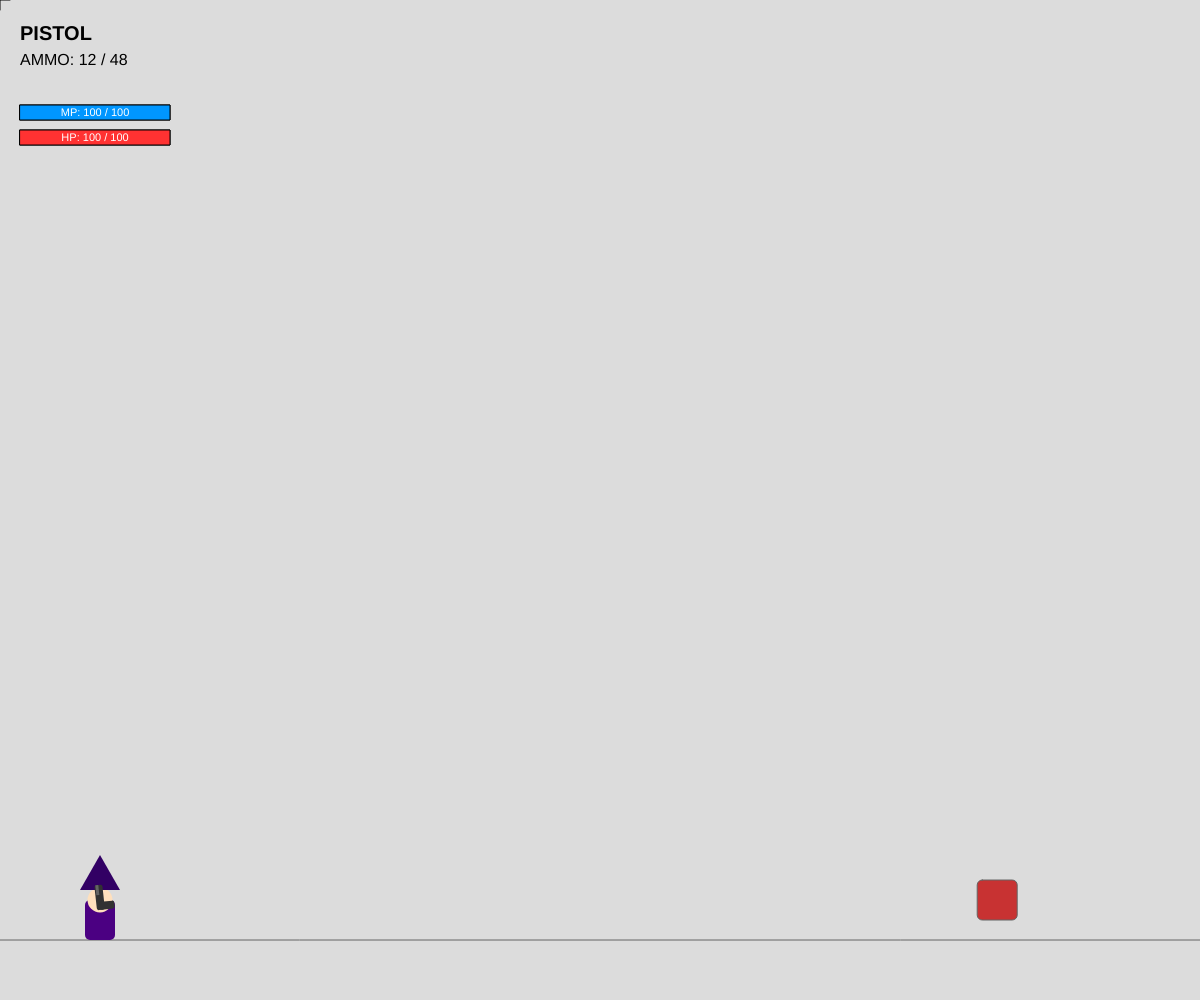
Frame 1 (no input)
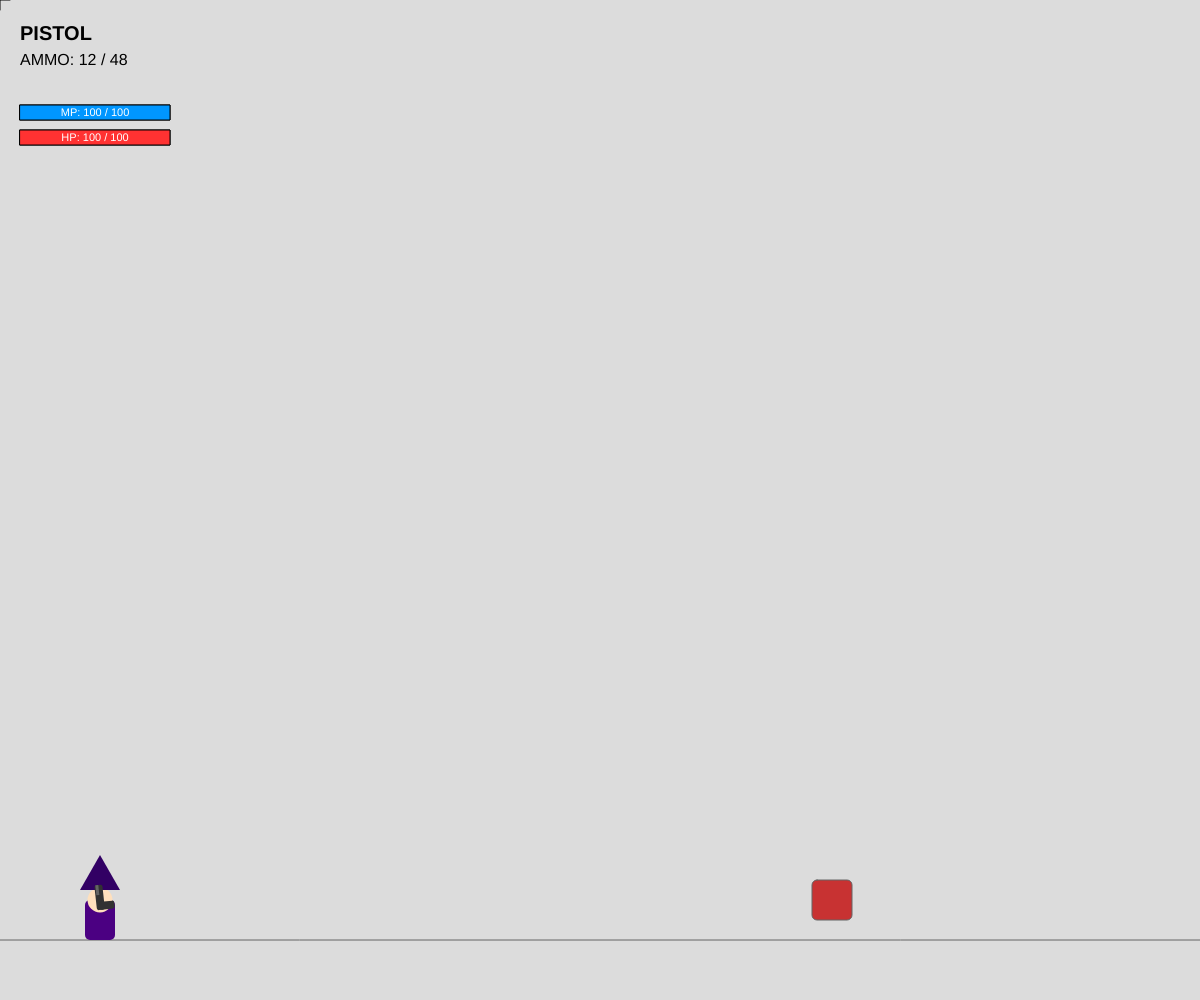
Frame 60 (no input)
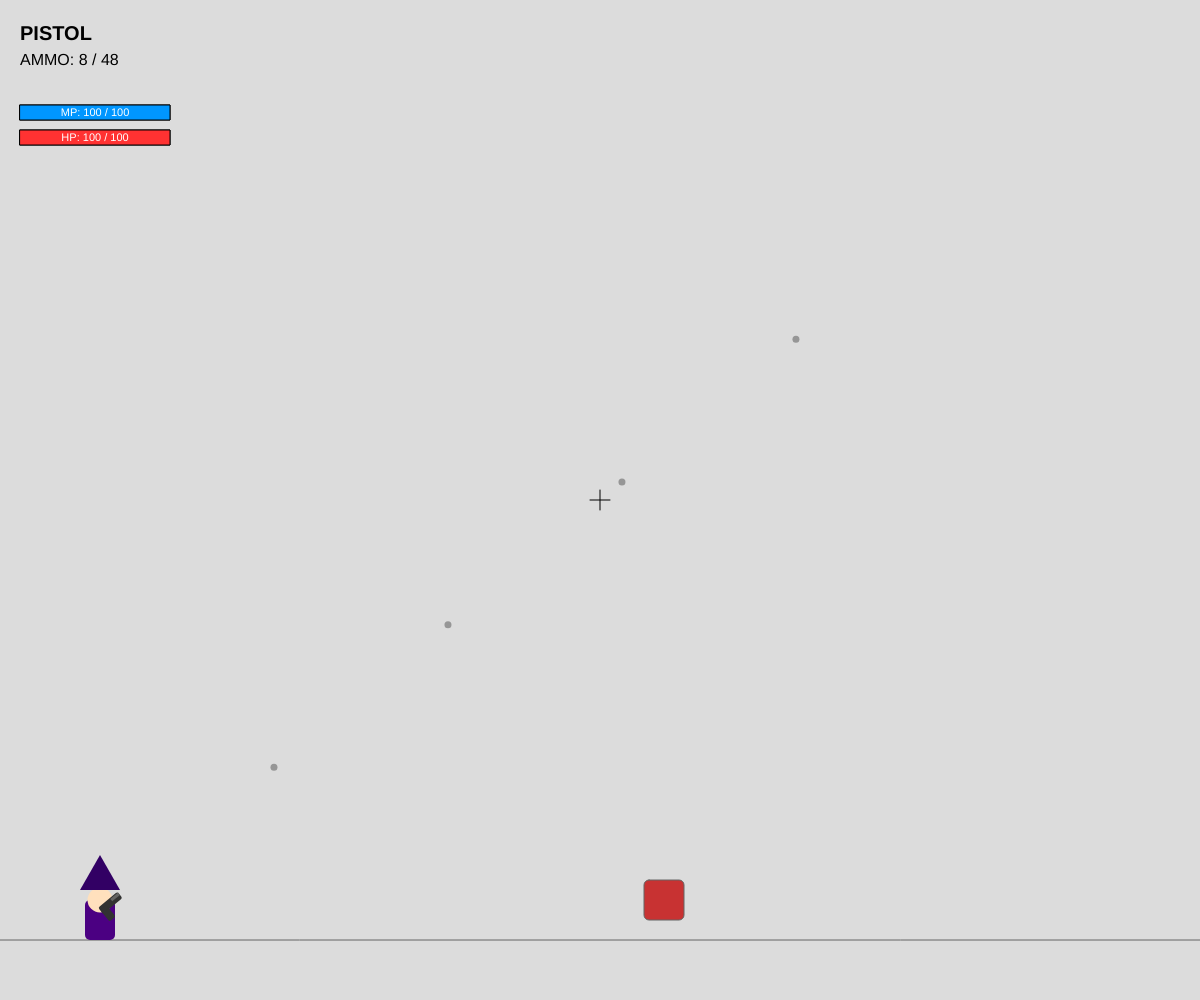
Frame 120 (the mouse pressed at the canvas centre since frame 60)

The p5.js sketch that drew these frames (run headless with seeded random() and noise() and a simulated clock; from frame 60 on, the mouse is pressed at the canvas centre):

// p5.js sketch
// ── sketch.js
/**
 * [v1.38.14] 최종 통합 정리
 * - 샷건 ADS(우클릭) 모드 복구: 2발 소모, 탄속/펠릿 증가
 * - 샷건 무한 탄창 버그 수정 (음수 방지)
 * - 마법사 모자 및 모든 무기 외형 유지
 * - UI 텍스트 및 정조준 버그 수정 상태 유지
 */

// --- 1. 변수 설정 ---
let x, y, velocity = 0, gravity = 0.8;
let jumpCount = 0, maxJumpCount = 2;
let mana = 100, maxMana = 100, manaRegen = 0.2;
let playerHP = 100, maxPlayerHP = 100; 
let isInvincible = false, invincibleTimer = 0, playerFlashTimer = 0;

let weaponMode = 0; 
let weapons = [
  { name: "PISTOL", ammo: 12, magSize: 12, totalAmmo: 48, fireRate: 15, reloadTime: 60, bulletColor: [150, 150, 150], dmg: 12 }, 
  { name: "SHOTGUN", ammo: 2, magSize: 2, totalAmmo: 6, fireRate: 50, reloadTime: 120, bulletColor: [255, 100, 0], dmg: 16 }, 
  { name: "RIFLE", ammo: 1, magSize: 1, totalAmmo: 12, fireRate: 30, reloadTime: 110, bulletColor: [255, 0, 0], dmg: 0 }, 
  { name: "SMG", ammo: 30, magSize: 30, totalAmmo: 90, fireRate: 5, reloadTime: 100, bulletColor: [0, 255, 0], dmg: 5 }, 
  { name: "GUNBLADE", ammo: 10, magSize: 10, totalAmmo: 20, fireRate: 8, reloadTime: 90, bulletColor: [200, 150, 255], dmg: 3 }
];

let isReloading = false, reloadTimer = 0, fireTimer = 0;
let adsMode = false, adsScale = 1, bladeExtension = 0;
let aimX = 0, aimY = 0;

let enemyX, enemyY, enemyHealth = 200, maxEnemyHealth = 200;
let enemyAlive = true, respawnTimer = 0, enemyFlash = 0, enemySpeed = 2.8; 
let bullets = [], damageTexts = []; 

// --- 2. 기본 엔진 ---
function setup() { 
  createCanvas(windowWidth, windowHeight); 
  x = 100; y = height - 100;
  enemyX = width - 200; enemyY = height - 100;
  noCursor(); 
  document.oncontextmenu = () => false;
}

function draw() {
  updateLogic();
  renderGame();
}

// --- 3. 로직 처리 ---
function updateLogic() {
  if (mana < maxMana) mana += manaRegen;
  
  // 조준 및 카메라 스케일
  adsScale = lerp(adsScale, (adsMode && weaponMode !== 4) ? 1.1 : 1.0, 0.1);
  bladeExtension = lerp(bladeExtension, (weaponMode === 4 && adsMode) ? 45 : 0, 0.2);
  if (adsMode && enemyAlive && weaponMode !== 4) {
    aimX = lerp(aimX, enemyX, 0.25); aimY = lerp(aimY, enemyY, 0.25);
  } else {
    aimX = mouseX; aimY = mouseY;
    if (!enemyAlive) adsMode = false;
  }

  // 플레이어 이동
  if (keyIsDown(65)) x -= 5; if (keyIsDown(68)) x += 5;
  y += velocity; velocity += gravity;
  if (y > height - 100) { y = height - 100; velocity = 0; jumpCount = 0; }

  // 적 시스템
  handleEnemySystem();
  // 무기 시스템
  handleWeaponSystem();

  for (let i = damageTexts.length - 1; i >= 0; i--) {
    damageTexts[i].y -= 1; if (--damageTexts[i].life <= 0) damageTexts.splice(i, 1);
  }
}

function handleEnemySystem() {
  if (enemyAlive) {
    enemyX += (enemyX > x ? -enemySpeed : enemySpeed);
    if (dist(enemyX, enemyY, x, y) < 45 && !isInvincible) {
      playerHP -= (weaponMode === 4 ? 7.5 : 15);
      x += (x > enemyX ? 20 : -20); velocity = -7;
      isInvincible = true; invincibleTimer = 90;
    }
  } else if (++respawnTimer > 100) {
    enemyAlive = true; enemyHealth = maxEnemyHealth; respawnTimer = 0;
    enemyX = (x < width/2) ? width + 200 : -200;
  }
  if (isInvincible && --invincibleTimer <= 0) isInvincible = false;
  if (playerHP <= 0) { playerHP = maxPlayerHP; x = 100; isInvincible = false; }
}

function handleWeaponSystem() {
  let curFireRate = weapons[weaponMode] ? weapons[weaponMode].fireRate : 10;
  if (weaponMode === 3 && adsMode) curFireRate = 2; 

  if (mouseIsPressed && mouseButton === LEFT && fireTimer <= 0 && !isReloading) {
    if (weaponMode === 0 && weapons[0].ammo > 0) fireNormal();
    else if (weaponMode === 1) fireShotgun(); // 샷건은 함수 내부에서 탄약 체크
    else if (weaponMode === 2 && weapons[2].ammo > 0) fireRifle();
    else if (weaponMode === 3 && weapons[3].ammo > 0) fireSMG(curFireRate);
    else if (weaponMode === 4 && adsMode) fireGunbladeDash();
    else if (weaponMode === 4 && !adsMode && weapons[4].ammo > 0) fireGunblade();
    else if (weaponMode === 5 && mana >= 25) fireFireball();
  }
  if (fireTimer > 0) fireTimer--;

  if (isReloading) {
    if (++reloadTimer >= weapons[weaponMode].reloadTime) {
      let fill = min(weapons[weaponMode].magSize - weapons[weaponMode].ammo, weapons[weaponMode].totalAmmo);
      weapons[weaponMode].ammo += fill; weapons[weaponMode].totalAmmo -= fill;
      isReloading = false;
    }
  } else if (weaponMode < 5 && weapons[weaponMode].ammo <= 0 && weapons[weaponMode].totalAmmo > 0) {
    isReloading = true; reloadTimer = 0;
  }
}

// --- 4. 무기 발사 함수들 ---
function fireNormal() { spawnBullet(15, 0, 12, 8); weapons[0].ammo--; fireTimer = 15; }

function fireShotgun() {
  let needAmmo = adsMode ? 2 : 1;
  if (weapons[1].ammo < needAmmo) return; // 탄약 부족 시 발사 차단

  if (adsMode) {
    // [복구] ADS 모드: 탄속 빠름, 펠릿 10개
    for(let i=0; i<10; i++) spawnBullet(random(20, 24), 1, 16, 6, random(-0.25, 0.25));
    weapons[1].ammo = max(0, weapons[1].ammo - 2);
  } else {
    // 일반 모드: 탄속 보통, 펠릿 5개
    for(let i=0; i<5; i++) spawnBullet(random(10, 13), 1, 16, 6, random(-0.2, 0.2));
    weapons[1].ammo = max(0, weapons[1].ammo - 1);
  }
  fireTimer = 50;
}

function fireRifle() { spawnBullet(28, 2, 0, 8); weapons[2].ammo--; fireTimer = 30; }
function fireSMG(rate) { spawnBullet(18, 3, 5, 7); weapons[3].ammo--; fireTimer = rate; }
function fireGunblade() { spawnBullet(20, 4, 3, 7); weapons[4].ammo--; fireTimer = 8; }
function fireGunbladeDash() { let a = atan2(aimY-y, aimX-x); x += cos(a)*150; y += sin(a)*50; if(enemyAlive && dist(x,y,enemyX,enemyY)<100) applyDamage(40); fireTimer=20; }
function fireFireball() { mana -= 25; let a = atan2(aimY-y, aimX-x); bullets.push({x:x, y:y+10, vx:cos(a)*10, vy:sin(a)*10, dmg:80, type:5}); fireTimer=40; }

// --- 5. 렌더링 시스템 ---
function renderGame() {
  background(220);
  if (adsMode && weaponMode !== 4) drawADSEffect();
  push();
  translate(width/2, height/2); scale(adsScale); translate(-width/2, -height/2);
  stroke(100); line(-width, height-60, width*2, height-60); 
  if (enemyAlive) { fill(enemyFlash > 0 ? 255 : [200, 50, 50]); enemyFlash--; rect(enemyX-20, enemyY-20, 40, 40, 5); }
  drawDamageTexts();
  updateAndDrawBullets();
  playerFlashTimer++;
  drawWizard(x, y, isInvincible && floor(playerFlashTimer/5)%2===0);
  drawCrosshair();
  pop();
  drawUI();
}

function drawWizard(wx, wy, trans) {
  push(); let a = trans ? 100 : 255;
  fill(75, 0, 130, a); noStroke(); rect(wx-15, wy, 30, 40, 5); 
  fill(255, 224, 189, a); circle(wx, wy, 25);
  fill(50, 0, 100, a); triangle(wx-20, wy-10, wx+20, wy-10, wx, wy-45); // 마법 모자

  let ang = atan2(aimY - (wy+10), aimX - wx);
  translate(wx, wy+10); rotate(ang);
  if(weaponMode===0){ fill(50,a); rect(0,-3,25,8,2); rect(0,0,8,15,2); fill(100,a); rect(15,-2,10,3); }
  else if(weaponMode===1){ fill(60,a); rect(0,-5,35,10,2); fill(40,a); rect(5,-2,10,8); }
  else if(weaponMode===2){ fill(40,a); rect(-10,-3,55,7); fill(80,a); rect(10,-6,15,4); }
  else if(weaponMode===3){ fill(30,a); rect(0,-4,30,9); fill(20,a); rect(10,0,6,15); }
  else if(weaponMode===4){ fill(50,a); rect(-5,-5,30,10); fill(180,a); triangle(25,-6,55,0,25,6); if(bladeExtension>5){fill(100,200,255,150); triangle(30,-8,30+bladeExtension,0,30,8);}}
  else if(weaponMode===5){ noStroke(); fill(255,150,0,200*(a/255)); circle(15,0,15+sin(frameCount*0.2)*3); }
  pop();
}

function drawUI() {
  push(); fill(0); textSize(20); textStyle(BOLD); textAlign(LEFT);
  text(weaponMode === 5 ? "FIREBALL" : weapons[weaponMode].name, 20, 40);
  if(weaponMode < 5) { textSize(16); textStyle(NORMAL); text(`AMMO: ${weapons[weaponMode].ammo} / ${weapons[weaponMode].totalAmmo}`, 20, 65); }
  if(isReloading) { fill(255, 0, 0); text("RELOADING...", 20, 90); }
  fill(50, 50, 50, 100); rect(20, 130, 150, 15);
  fill(weaponMode === 4 ? [255, 200, 0] : [255, 50, 50]); rect(20, 130, map(playerHP, 0, maxPlayerHP, 0, 150), 15);
  fill(255); textSize(11); textAlign(CENTER, CENTER); text(`HP: ${floor(playerHP)} / ${maxPlayerHP}`, 95, 137.5);
  fill(50, 50, 50, 100); rect(20, 105, 150, 15);
  fill(0, 150, 255); rect(20, 105, map(mana, 0, maxMana, 0, 150), 15);
  fill(255); text(`MP: ${floor(mana)} / ${maxMana}`, 95, 112.5);
  pop();
}

// --- 6. 유틸리티 ---
function spawnBullet(spd, type, dmg, sz, spread = 0) {
  let angle = atan2(aimY - (y + 10), aimX - x) + spread;
  bullets.push({x:x, y:y+10, startX:x, startY:y+10, vx:cos(angle)*spd, vy:sin(angle)*spd, dmg:dmg, type:type, size:sz, wasAds:adsMode});
}

function updateAndDrawBullets() {
  for (let i = bullets.length - 1; i >= 0; i--) {
    let b = bullets[i]; b.x += b.vx; b.y += b.vy;
    fill(b.type === 5 ? [255,100,0] : (weapons[b.type] ? weapons[b.type].bulletColor : 0));
    noStroke(); circle(b.x, b.y, b.type === 5 ? 20 : 7);
    if (enemyAlive && dist(b.x, b.y, enemyX, enemyY) < 35) {
      let finalDmg = b.dmg;
      if (b.type === 2) finalDmg = floor(map(constrain(dist(b.startX, b.startY, b.x, b.y), 0, 700), 0, 700, 30, 100)) * (b.wasAds?2:1);
      applyDamage(finalDmg); bullets.splice(i, 1);
    } else if (b.x < -1000 || b.x > width + 1000) bullets.splice(i, 1);
  }
}

function applyDamage(dmg) { enemyHealth -= dmg; enemyFlash = 5; damageTexts.push({x: enemyX, y: enemyY - 40, val: floor(dmg), life: 40}); if (enemyHealth <= 0) enemyAlive = false; }
function drawDamageTexts() { push(); textAlign(CENTER); textStyle(BOLD); for (let t of damageTexts) { fill(255, 0, 0, map(t.life, 0, 40, 0, 255)); textSize(16); text(`-${t.val}`, t.x, t.y); } pop(); }
function drawCrosshair() { push(); translate(aimX, aimY); stroke(0); line(-10,0,10,0); line(0,-10,0,10); pop(); }
function drawADSEffect() { push(); noFill(); stroke(0, 20); strokeWeight(100); rect(0,0,width,height); pop(); }
function mousePressed() { if (mouseButton === RIGHT) adsMode = !adsMode; }
function keyPressed() { 
  if (key === 'q' || key === 'Q') { weaponMode = (weaponMode + 1) % 5; adsMode = false; isReloading = false; }
  if (key === 'e' || key === 'E') { weaponMode = 5; adsMode = false; }
  if ((key === 'w' || key === 'W') && jumpCount < maxJumpCount) { velocity = -13; jumpCount++; }
  if (key === 'r' || key === 'R') isReloading = true; 
}
